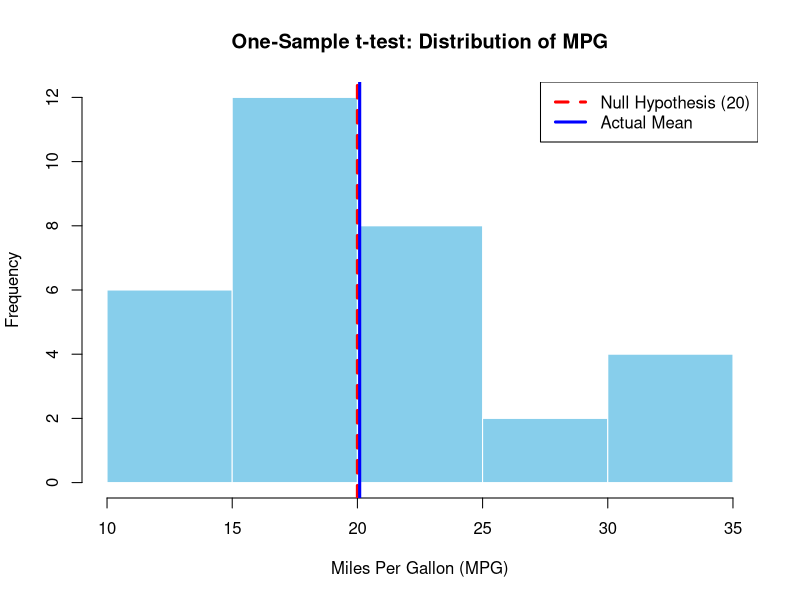
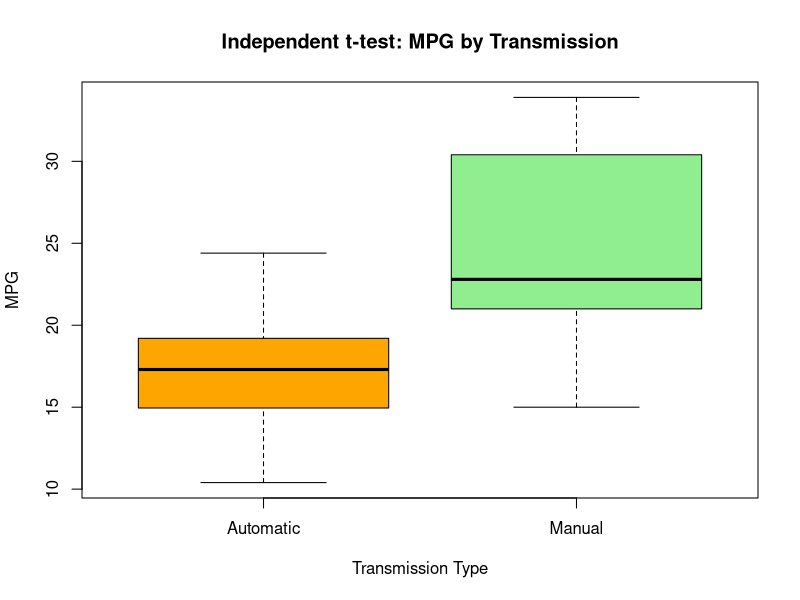
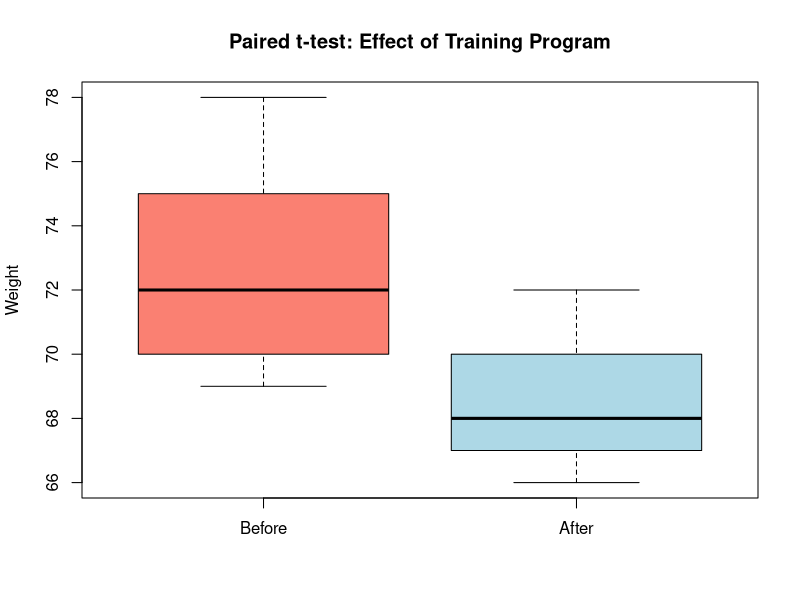
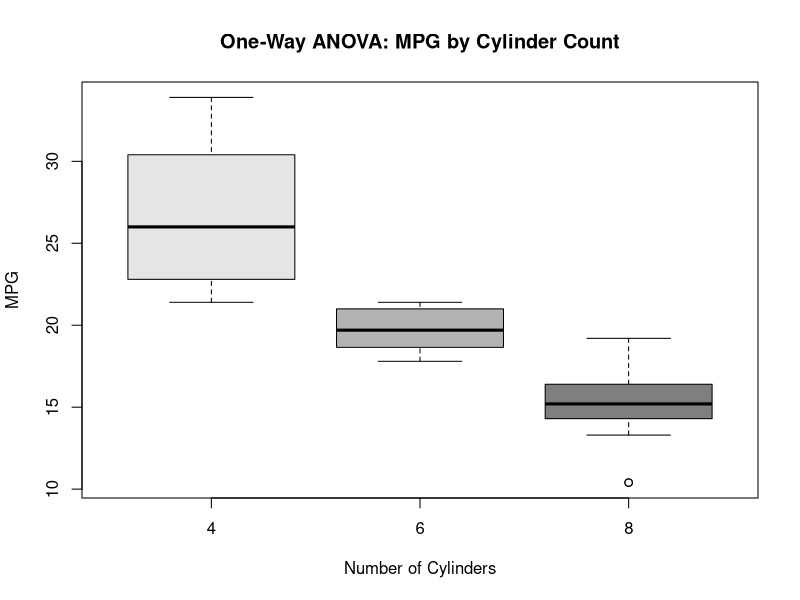

Generate these figures, in order, with R:
# ==============================================================================
# FILE NAME: Automated_Parametric_Analysis_Pipeline.R
# PURPOSE: Automated Parametric Statistical Testing & Visualization
# OUTPUT PATH: D:/DOWNLOADS
# ==============================================================================

# ------------------------------------------------------------------------------
# SETUP: Define Output Path & Logging
# ------------------------------------------------------------------------------
output_path <- "D:/DOWNLOADS"

# Check if directory exists, if not, create it
if(!dir.exists(output_path)){
  dir.create(output_path)
  message("Created directory: ", output_path)
}

# Set working directory
setwd(output_path)

# Start recording all console output to a text file
sink(file = "Parametric_Results_Log.txt", split = TRUE)

print(paste("Analysis started at:", Sys.time()))
print(paste("Script Name: Automated_Parametric_Analysis_Pipeline.R"))
print("Saving all outputs to D:/DOWNLOADS...")


# ------------------------------------------------------------------------------
# PART 1: Data Loading & Preparation
# ------------------------------------------------------------------------------
print("--- Loading Data ---")
# Load built-in dataset 
data(mtcars) 

# Convert 'am' variable to factor (0 = automatic, 1 = manual) 
mtcars$am <- factor(mtcars$am, labels = c("Automatic", "Manual")) 

# Save processed data for reference
write.csv(mtcars, "mtcars_parametric.csv")
print("Saved: mtcars_parametric.csv")


# ------------------------------------------------------------------------------
# PART 2: One-sample t-test
# ------------------------------------------------------------------------------
print("------------------------------------------------")
print("2. One-sample t-test")
print("H0: mean(mpg) = 20 | H1: mean(mpg) != 20")
print("------------------------------------------------")

# Run Test
print(t.test(mtcars$mpg, mu = 20))

# Visualization: Histogram with Mean vs Target
png(filename = "1_OneSample_Ttest_Hist.png", width=800, height=600)
hist(mtcars$mpg, col="skyblue", border="white",
     main="One-Sample t-test: Distribution of MPG",
     xlab="Miles Per Gallon (MPG)")
# Add line for Null Hypothesis (20)
abline(v=20, col="red", lwd=3, lty=2)
# Add line for Actual Mean
abline(v=mean(mtcars$mpg), col="blue", lwd=3)
legend("topright", legend=c("Null Hypothesis (20)", "Actual Mean"),
       col=c("red", "blue"), lty=c(2, 1), lwd=3)
dev.off()
print("Saved: 1_OneSample_Ttest_Hist.png")


# ------------------------------------------------------------------------------
# PART 3: Independent two-sample t-test
# ------------------------------------------------------------------------------
print("------------------------------------------------")
print("3. Independent two-sample t-test (MPG by Transmission)")
print("H0: Mean MPG (Auto) = Mean MPG (Manual)")
print("------------------------------------------------")

# Run Test
print(t.test(mpg ~ am, data = mtcars))

# Visualization: Boxplot
png(filename = "2_Independent_Ttest_Boxplot.png", width=800, height=600)
boxplot(mpg ~ am, data = mtcars, 
        col=c("orange", "lightgreen"),
        main="Independent t-test: MPG by Transmission",
        ylab="MPG", xlab="Transmission Type")
dev.off()
print("Saved: 2_Independent_Ttest_Boxplot.png")


# ------------------------------------------------------------------------------
# PART 4: Paired t-test
# ------------------------------------------------------------------------------
print("------------------------------------------------")
print("4. Paired t-test (Training Program)")
print("H0: Mean diff = 0 | H1: Mean diff != 0")
print("------------------------------------------------")

# Create Dataset
before <- c(72, 75, 78, 70, 69) 
after  <- c(68, 70, 72, 67, 66)

# Save Paired Data
paired_df <- data.frame(Before=before, After=after)
write.csv(paired_df, "paired_training_data.csv", row.names=FALSE)
print("Saved: paired_training_data.csv")

# Run Test
print(t.test(before, after, paired = TRUE))

# Visualization: Boxplot of Before vs After
png(filename = "3_Paired_Ttest_Boxplot.png", width=800, height=600)
boxplot(before, after, names=c("Before", "After"),
        col=c("salmon", "lightblue"),
        main="Paired t-test: Effect of Training Program",
        ylab="Weight")
dev.off()
print("Saved: 3_Paired_Ttest_Boxplot.png")


# ------------------------------------------------------------------------------
# PART 5: One-way ANOVA
# ------------------------------------------------------------------------------
print("------------------------------------------------")
print("5. One-way ANOVA (MPG by Cylinders)")
print("H0: Means are equal across groups")
print("------------------------------------------------")

# Run Test
anova_model <- aov(mpg ~ factor(cyl), data = mtcars) 
print(summary(anova_model))

# Visualization: Boxplot for ANOVA
png(filename = "4_ANOVA_Boxplot.png", width=800, height=600)
boxplot(mpg ~ factor(cyl), data = mtcars,
        col=c("gray90", "gray70", "gray50"),
        main="One-Way ANOVA: MPG by Cylinder Count",
        xlab="Number of Cylinders", ylab="MPG")
dev.off()
print("Saved: 4_ANOVA_Boxplot.png")


# ------------------------------------------------------------------------------
# TEARDOWN
# ------------------------------------------------------------------------------
# Stop logging
sink()
message("------------------------------------------------")
message("Analysis Complete.")
message("Please check D:/DOWNLOADS for:")
message("1. Parametric_Results_Log.txt")
message("2. CSV Data Files")
message("3. PNG Plots")
message("------------------------------------------------")

